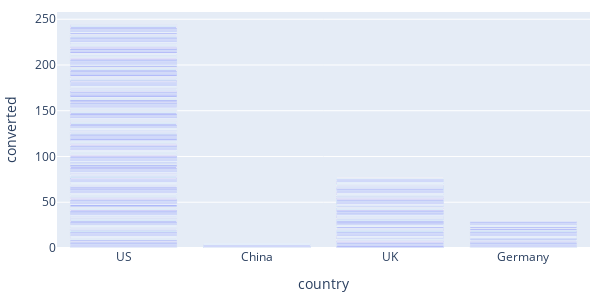
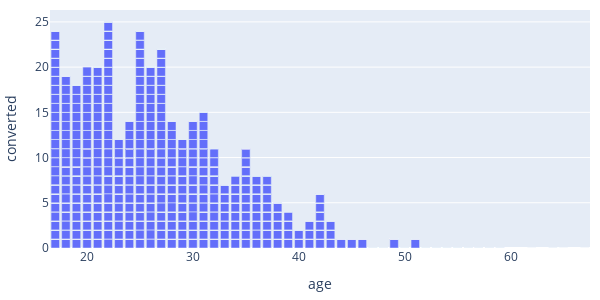
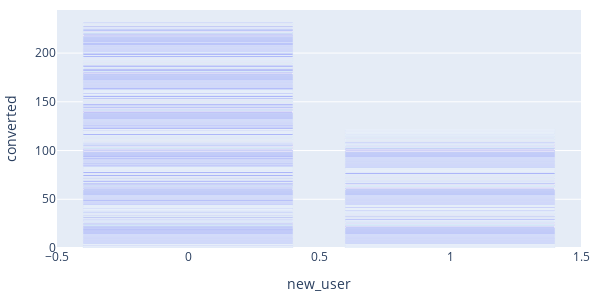
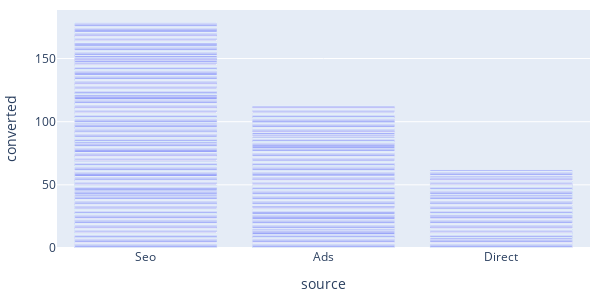

Notebook cell for these charts, in order:
### Markdown cell above
And for a focus on our target:

### Code cell
for col in data_sample.drop('converted', axis=1).columns:
    px.bar(data_sample, x=col, y='converted', width=600, height=300)\
    .update_layout(margin=dict(l=10, r=10, t=10, b=10)).show()

### Figure 1 — Plotly figure (JSON) as saved in the notebook; plotly's stock layout.template omitted (floating-point values rounded to 4 significant figures; data arrays with more than 128 entries replaced by an {"elided": "..."} marker saying what was removed)
{"data": [{"hovertemplate": "country=%{x}<br>converted=%{y}<extra></extra>", "legendgroup": "", "marker": {"color": "#636efa", "pattern": {"shape": ""}}, "name": "", "orientation": "v", "showlegend": false, "textposition": "auto", "type": "bar", "x": {"elided": "10000 str values"}, "xaxis": "x", "y": {"elided": "10000 int values"}, "yaxis": "y"}], "layout": {"barmode": "relative", "height": 300, "legend": {"tracegroupgap": 0}, "margin": {"b": 10, "l": 10, "r": 10, "t": 10}, "width": 600, "xaxis": {"anchor": "y", "domain": [0, 1], "title": {"text": "country"}}, "yaxis": {"anchor": "x", "domain": [0, 1], "title": {"text": "converted"}}}}

### Figure 2 — Plotly figure (JSON) as saved in the notebook; plotly's stock layout.template omitted (floating-point values rounded to 4 significant figures; data arrays with more than 128 entries replaced by an {"elided": "..."} marker saying what was removed)
{"data": [{"hovertemplate": "age=%{x}<br>converted=%{y}<extra></extra>", "legendgroup": "", "marker": {"color": "#636efa", "pattern": {"shape": ""}}, "name": "", "orientation": "v", "showlegend": false, "textposition": "auto", "type": "bar", "x": {"elided": "10000 int values"}, "xaxis": "x", "y": {"elided": "10000 int values"}, "yaxis": "y"}], "layout": {"barmode": "relative", "height": 300, "legend": {"tracegroupgap": 0}, "margin": {"b": 10, "l": 10, "r": 10, "t": 10}, "width": 600, "xaxis": {"anchor": "y", "domain": [0, 1], "title": {"text": "age"}}, "yaxis": {"anchor": "x", "domain": [0, 1], "title": {"text": "converted"}}}}

### Figure 3 — Plotly figure (JSON) as saved in the notebook; plotly's stock layout.template omitted (floating-point values rounded to 4 significant figures; data arrays with more than 128 entries replaced by an {"elided": "..."} marker saying what was removed)
{"data": [{"hovertemplate": "new_user=%{x}<br>converted=%{y}<extra></extra>", "legendgroup": "", "marker": {"color": "#636efa", "pattern": {"shape": ""}}, "name": "", "orientation": "v", "showlegend": false, "textposition": "auto", "type": "bar", "x": {"elided": "10000 int values"}, "xaxis": "x", "y": {"elided": "10000 int values"}, "yaxis": "y"}], "layout": {"barmode": "relative", "height": 300, "legend": {"tracegroupgap": 0}, "margin": {"b": 10, "l": 10, "r": 10, "t": 10}, "width": 600, "xaxis": {"anchor": "y", "domain": [0, 1], "title": {"text": "new_user"}}, "yaxis": {"anchor": "x", "domain": [0, 1], "title": {"text": "converted"}}}}

### Figure 4 — Plotly figure (JSON) as saved in the notebook; plotly's stock layout.template omitted (floating-point values rounded to 4 significant figures; data arrays with more than 128 entries replaced by an {"elided": "..."} marker saying what was removed)
{"data": [{"hovertemplate": "source=%{x}<br>converted=%{y}<extra></extra>", "legendgroup": "", "marker": {"color": "#636efa", "pattern": {"shape": ""}}, "name": "", "orientation": "v", "showlegend": false, "textposition": "auto", "type": "bar", "x": {"elided": "10000 str values"}, "xaxis": "x", "y": {"elided": "10000 int values"}, "yaxis": "y"}], "layout": {"barmode": "relative", "height": 300, "legend": {"tracegroupgap": 0}, "margin": {"b": 10, "l": 10, "r": 10, "t": 10}, "width": 600, "xaxis": {"anchor": "y", "domain": [0, 1], "title": {"text": "source"}}, "yaxis": {"anchor": "x", "domain": [0, 1], "title": {"text": "converted"}}}}
